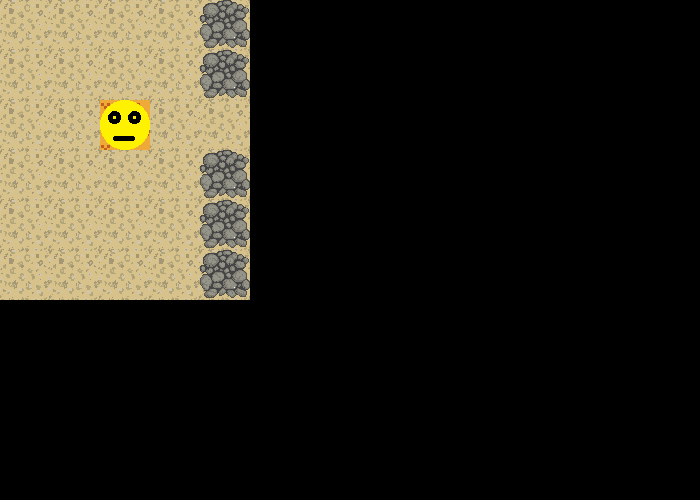

This game map was drawn from its Tiled (.tmx) file and the tilesets committed beside it. A one-line description and the full map source follow:
An orthogonal 14x10 tile map with 50x50 px tiles, 1 tile layer (Tile Layer 1).

<map version="1.0" orientation="orthogonal" renderorder="right-down" width="14" height="10" tilewidth="50" tileheight="50" nextobjectid="1">
 <tileset firstgid="1" name="tiledsheet" tilewidth="50" tileheight="50">
  <image source="../../data/tiledsheet.png" trans="ff00ff" width="922" height="500" />
 </tileset>
 <layer name="Tile Layer 1" width="14" height="10">
  <data encoding="csv">
1,1,1,1,3,0,0,0,0,0,0,0,0,0,
1,1,1,1,3,0,0,0,0,0,0,0,0,0,
1,1,82,1,1,0,0,0,0,0,0,0,0,0,
1,1,1,1,3,0,0,0,0,0,0,0,0,0,
1,1,1,1,3,0,0,0,0,0,0,0,0,0,
1,1,1,1,3,0,0,0,0,0,0,0,0,0,
0,0,0,0,0,0,0,0,0,0,0,0,0,0,
0,0,0,0,0,0,0,0,0,0,0,0,0,0,
0,0,0,0,0,0,0,0,0,0,0,0,0,0,
0,0,0,0,0,0,0,0,0,0,0,0,0,0
</data>
 </layer>
</map>
